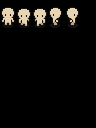

Below is a game level as drawn by its tile map, then a one-line description and the .tmx file that defines it, in full:
An orthogonal 6x4 tile map with 16x32 px tiles, 1 tile layer (Tile Layer 1).

<map version="1.9" tiledversion="1.9.0" orientation="orthogonal" renderorder="right-down" width="6" height="4" tilewidth="16" tileheight="32" infinite="0" nextlayerid="2" nextobjectid="1">
 <tileset firstgid="1" source="dalton-attack.tsx" />
 <layer id="1" name="Tile Layer 1" width="6" height="4">
  <data encoding="csv">
1,2,4,13,7,0,
0,0,0,0,0,0,
0,0,0,0,0,0,
0,0,0,0,0,0
</data>
 </layer>
</map>
